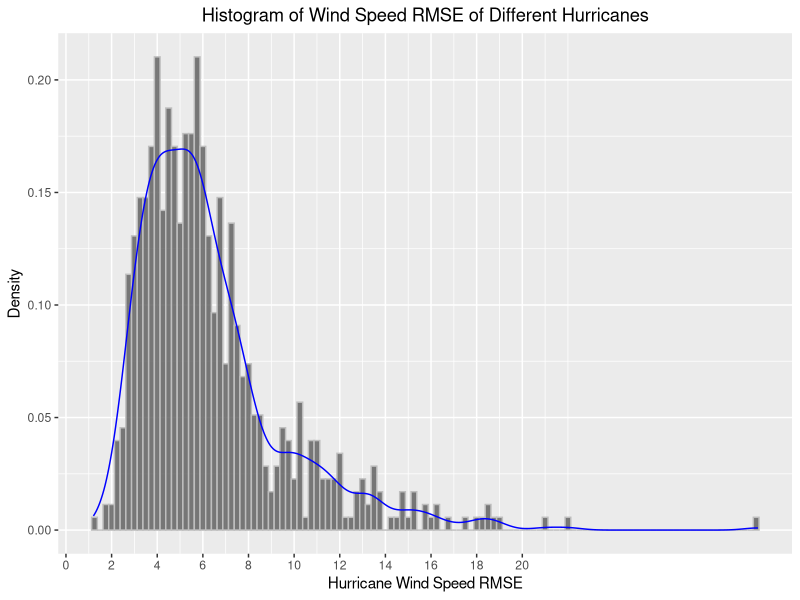
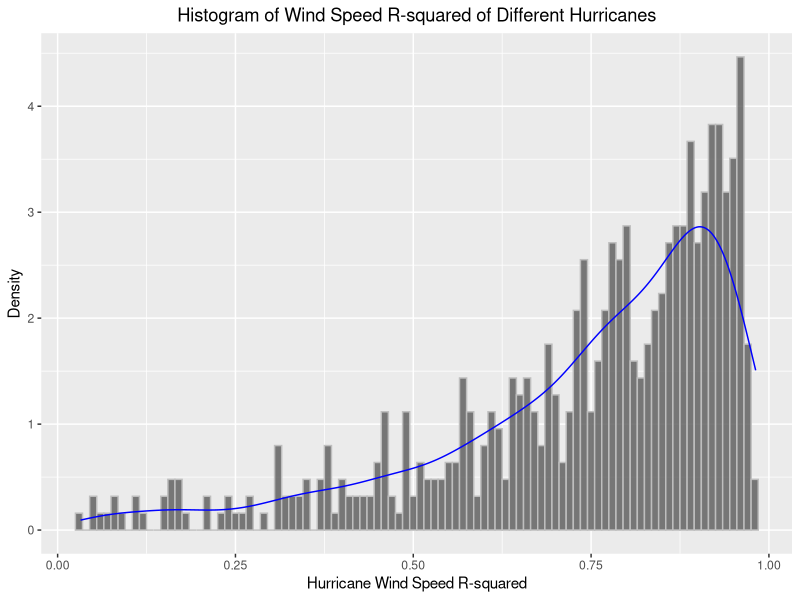
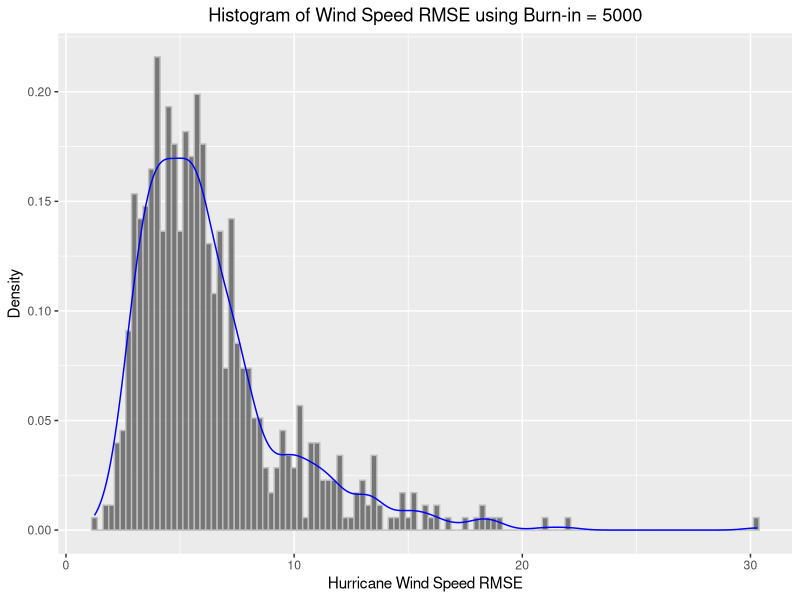
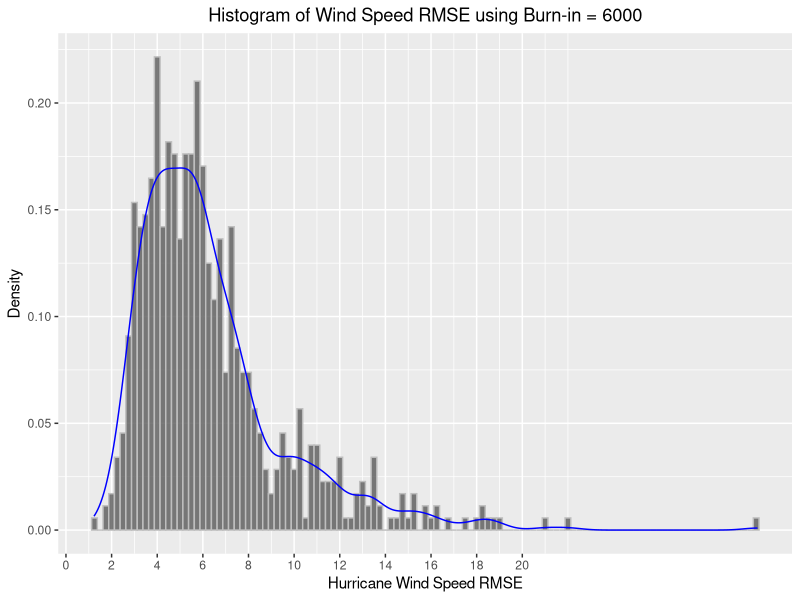
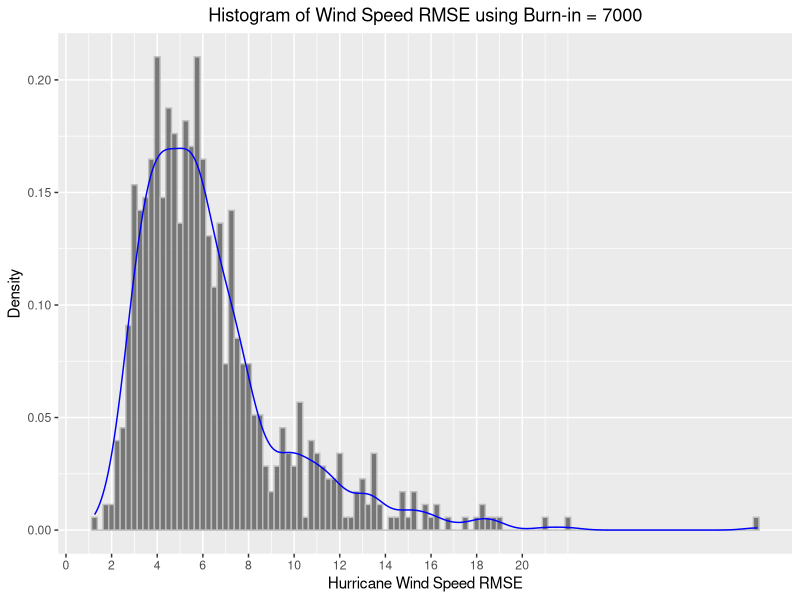
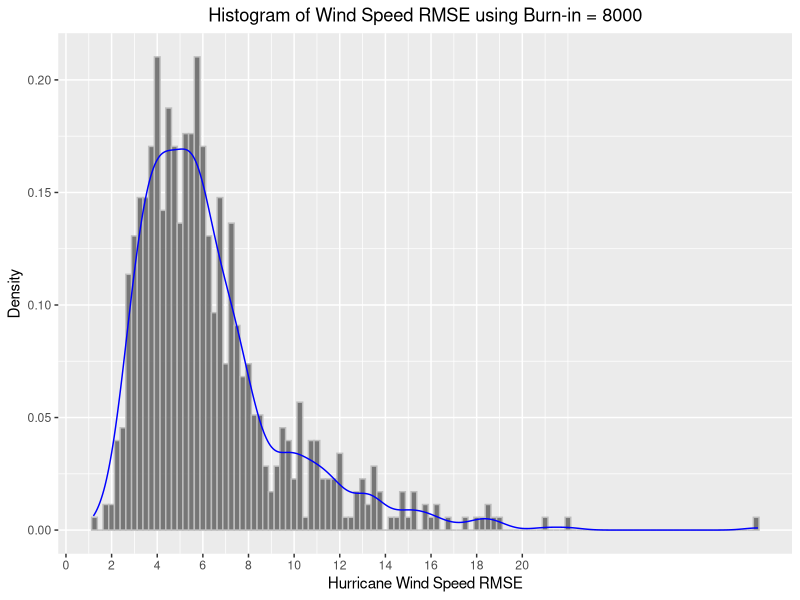
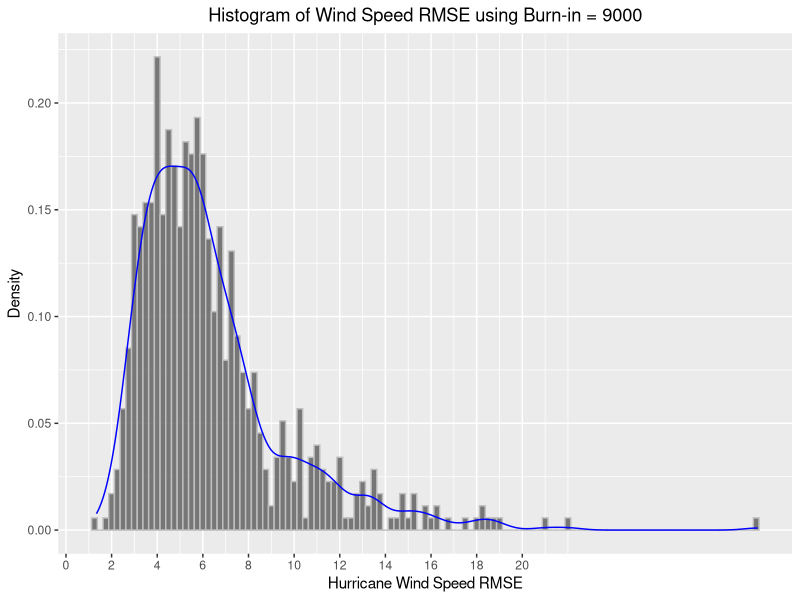
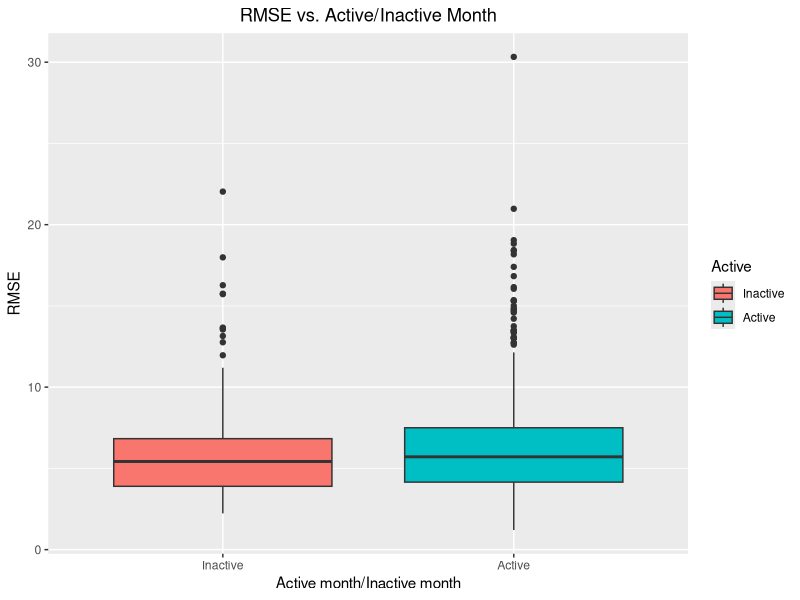

The R script that drew these images, in order:
## ---- chunk 1
options(warn = -1, message = FALSE)

library(MASS)
library(tidyverse)
library(ggridges)
library(dplyr)
library(broom)
library(gridExtra)
## ---- chunk 2
# prior settings from MCMC.rmd, not to be shown in the pdf file.
origin_df = read.csv("hurrican703.csv")

hurricane_df = origin_df %>% 
  mutate(
    Active = ifelse(Month %in% month.name[8:10], "Active", "Inactive"),
    Active = factor(Active, levels = c("Inactive", "Active")),
    Month = factor(Month, levels = month.name[-c(2:3)]), # April-January (January ref, may choose another)
    Nature = as.factor(Nature), # TS,ET,DS,SS,NR (DS ref, may choose another)
    # note: one hurricane can have multiple natures throughout its life
    time = gsub("[()]", "", time),
    time = paste0(ifelse(substr(time, 1, 2) > 23, "19", "20"), time),
    time = as.POSIXct(time, format = "%Y-%m-%d %H:%M:%S"),
    hour = substr(time, 12, 19)
  ) %>% 
  # remove data not at six-hour time intervals. (613 observations)
  filter(hour %in% c("00:00:00", "06:00:00", "12:00:00", "18:00:00")) %>% 
  dplyr::select(-hour)

# remove hurricanes that has only 2 (<3) observations (change the threshold if you wish)
few_id = hurricane_df %>% 
  group_by(ID) %>% 
  summarize(obs = n()) %>% 
  filter(obs < 3) %>% 
  .$ID
hurricane_df = hurricane_df %>% filter(!(ID %in% few_id)) # remove 3 hurricanes

# manually correct hurricanes that have same names but are actually different
hurricane_df = 
  hurricane_df %>% 
  mutate(
    # 2 hurricanes with the name ALICE.1954
    ID = ifelse(ID == "ALICE.1954" & Month == "June", "ALICE.1954(1)", ID),
    ID = ifelse(ID == "ALICE.1954", "ALICE.1954(2)", ID),
    # 4 hurricanes with the name SUBTROP:UNNAMED.1974
    ID = ifelse(ID == "SUBTROP:UNNAMED.1974" & Month == "June", "SUBTROP:UNNAMED.1974(1)", ID),
    ID = ifelse(ID == "SUBTROP:UNNAMED.1974" & Month == "July", "SUBTROP:UNNAMED.1974(2)", ID),
    ID = ifelse(ID == "SUBTROP:UNNAMED.1974" & Month == "August", "SUBTROP:UNNAMED.1974(3)", ID),
    ID = ifelse(ID == "SUBTROP:UNNAMED.1974", "SUBTROP:UNNAMED.1974(4)", ID),
    # 2 hurricanes with the name SUBTROP:UNNAMED.1976
    ID = ifelse(ID == "SUBTROP:UNNAMED.1976" & Month == "May", "SUBTROP:UNNAMED.1976(1)", ID),
    ID = ifelse(ID == "SUBTROP:UNNAMED.1976", "SUBTROP:UNNAMED.1976(2)", ID)
  ) %>% 
  mutate(Season = Season - 1950) # scale the year

# data partition, no need to partition data
Training = hurricane_df

n = length(unique(Training$ID))

Y = split(Training$Wind.kt, Training$ID) %>% 
  lapply(function(x) x[-c(1:2)])

X = Training %>% 
  group_by(ID) %>% 
  slice(1) %>% 
  dplyr::select(ID, Season, Active, Nature) %>% 
  ungroup(ID)
X = model.matrix(~., X[-1])[,-1]

Z = Training %>% 
  group_by(ID) %>% 
  mutate(
    intercept = 1,
    wind_pre = lag(Wind.kt),
    lat_diff = lag(Latitude) - lag(Latitude, 2),
    long_diff = lag(Longitude) - lag(Longitude, 2),
    wind_diff = lag(Wind.kt) - lag(Wind.kt, 2),
  ) %>% 
  drop_na %>% 
  dplyr::select(ID, intercept, wind_pre, lat_diff, long_diff, wind_diff)
Z = split(Z[, names(Z)[-1]], Z$ID) %>% 
  lapply(as.matrix)

m = Training %>% 
  group_by(ID) %>% 
  summarize(obs = n() - 2) %>% 
  .$obs
## ---- chunk 3
# load parameters
beta_list = read.csv("./data/B_list_lastmean.csv")
gamma_list = read.csv("./data/gamma_list.csv")
## ---- chunk 4
Speed_Prediction = function(beta, gamma, burn_bindex, burn_times){
  # final parameters to be used
  # the rows of beta_sample means the last 5000, 4000, 3000, 2000 and 1000
  # burn in the MC chains. change this based on the resulting plots
  # if burn-in is set to 8000, then we set burn_bindex as 4 to pick the 4th row of beta_sample
  # index is the useful samples (used for estimates & CIs)
  para_beta = beta[burn_bindex,]
  para_beta = as.matrix(para_beta)
  index = (burn_times + 1):10000
  gamma_sample = gamma[index, ]
  para_gamma = rbind(colMeans(gamma_sample))
  
  # prediction function
  Windspeed_Predict = function(index_hurricane, index_time){
    predict_speed = 
      Z[[index_hurricane]][index_time,] %*% para_beta[((index_hurricane - 1) * 5 + 1):((index_hurricane - 1) * 5 + 5)] + 
      (X %*% t(para_gamma))[index_hurricane, ]
    return(predict_speed)
  }
  
  # initialize prediction table
  Y_table = split(Training$Wind.kt, Training$ID) %>% 
    lapply(function(x) x[-c(1:2)]) %>%
    lapply(as.data.frame) %>%
    lapply(function(df) {
      df$wind_obs = df$`X[[i]]`
      df$wind_predict = df$wind_obs
      df = as.matrix(df)
      subset(df, select = c("wind_obs", "wind_predict"))
    })
  
  # updating prediction table
  for (i in 1:length(names(Z))) {
   for (j in 1:nrow(Z[[i]])) {
   Y_table[[i]][, 2][j] = Windspeed_Predict(i, j)
    } 
  }
  return(Y_table)
}
## ---- chunk 5
Y_table_set = Speed_Prediction(beta = beta_list, gamma = gamma_list, burn_bindex = 4, burn_times = 8000)

Visual_Table = function(Y_table_input){
  Y_table = Y_table_input
  hurri_res = data.frame(ID = "example",
                         RMSE = 0,
                         R_squared = 0)
  for (i in 1:length(names(Z))) {
    # calculate
    RMSE = sqrt(mean((Y_table[[i]][,1] - Y_table[[i]][,2])^2))
    # calculate R^2
    y = Y_table[[i]][,1]
    y_hat = Y_table[[i]][,2]
    mean_y = mean(y)
    SSR = sum((y_hat - y)^2)
    SST = sum((y - mean_y)^2)
    R_squared = 1 - SSR/SST
    new_row = c(names(Z)[i], RMSE, R_squared)
    hurri_res = rbind(hurri_res, new_row)
  }
  
  hurri_res = hurri_res[-1, ]
  hurri_res$RMSE = as.numeric(hurri_res$RMSE)
  hurricane_info = Training %>% 
    group_by(ID) %>% 
    slice(1) %>% 
    dplyr::select(ID, Season, Month, Nature) %>% 
    ungroup(ID) %>%
    mutate(
      Active = ifelse(Month %in% month.name[8:10], "Active", "Inactive"),
      Active = factor(Active, levels = c("Inactive", "Active")))
  
  hurricane_loc = Training %>%
    distinct(ID, .keep_all = TRUE) %>%
    dplyr::select(ID, Latitude, Longitude, Wind.kt) %>%
    mutate(Start_Lat = Latitude,
           Start_Lon = Longitude,
           Start_Speed = Wind.kt) %>%
    dplyr::select(ID, Start_Lat, Start_Lon, Start_Speed)
  
  hurricane_info = left_join(hurricane_info, hurricane_loc, by = "ID")
  
  hurri_res = left_join(hurri_res, hurricane_info, by = "ID")
  
  hurri_res$R_squared = as.numeric(hurri_res$R_squared)
  
  return(hurri_res)
}
## ---- chunk 6
hurri_res = Visual_Table(Y_table_set)

hurri_res_brief = hurri_res %>%
  dplyr::select(c(1:3)) %>%
  head(15)

write.csv(hurri_res_brief, "data/prediction_brief.csv", row.names = FALSE)
write.csv(hurri_res, "data/prediction_all.csv", row.names = FALSE)

hurri_res_brief %>%
  knitr::kable(digits = 4)
## ---- chunk 7
# overall density of RMSE
ggplot(hurri_res, aes(x = RMSE)) +
  geom_histogram(aes(y = after_stat(density)), binwidth = 0.25, alpha = 0.8, color = "grey") +
  geom_density(size = 0.5, color = "blue", lty = 1) + 
  scale_x_continuous(breaks = seq(0, 20, by = 2)) + 
  labs(title = "Histogram of Wind Speed RMSE of Different Hurricanes", x = "Hurricane Wind Speed RMSE", y = "Density") +
  theme(plot.title = element_text(hjust = 0.5))
## ---- chunk 8
# overall density of R-squared
ggplot(hurri_res %>% filter(0 <= R_squared & R_squared <= 1), aes(x = R_squared)) +
  geom_histogram(aes(y = after_stat(density)), binwidth = 0.01, alpha = 0.8, color = "grey") +
  geom_density(size = 0.5, color = "blue", lty = 1) + 
  labs(title = "Histogram of Wind Speed R-squared of Different Hurricanes", x = "Hurricane Wind Speed R-squared", y = "Density") +
  theme(plot.title = element_text(hjust = 0.5))
## ---- chunk 9
# density of RMSE using different burn-in times
Y_table_5000 = Speed_Prediction(beta = beta_list, gamma = gamma_list, burn_bindex = 1, burn_times = 5000)
Y_table_6000 = Speed_Prediction(beta = beta_list, gamma = gamma_list, burn_bindex = 2, burn_times = 6000)
Y_table_7000 = Speed_Prediction(beta = beta_list, gamma = gamma_list, burn_bindex = 3, burn_times = 7000)
Y_table_8000 = Speed_Prediction(beta = beta_list, gamma = gamma_list, burn_bindex = 4, burn_times = 8000)
Y_table_9000 = Speed_Prediction(beta = beta_list, gamma = gamma_list, burn_bindex = 5, burn_times = 9000)

RMSE_5000 = Visual_Table(Y_table_5000) %>%
  mutate(group = "5000")
RMSE_6000 = Visual_Table(Y_table_6000) %>%
  mutate(group = "6000")
RMSE_7000 = Visual_Table(Y_table_7000) %>%
  mutate(group = "7000")
RMSE_8000 = Visual_Table(Y_table_8000) %>%
  mutate(group = "8000")
RMSE_9000 = Visual_Table(Y_table_9000) %>%
  mutate(group = "9000")

ggplot(RMSE_5000, aes(x = RMSE)) +
  geom_histogram(aes(y = after_stat(density)), binwidth = 0.25, alpha = 0.8, color = "grey") +
  geom_density(size = 0.5, color = "blue", lty = 1) + 
  labs(title = "Histogram of Wind Speed RMSE using Burn-in = 5000", x = "Hurricane Wind Speed RMSE", y = "Density") +
  theme(plot.title = element_text(hjust = 0.5))

ggplot(RMSE_6000, aes(x = RMSE)) +
  geom_histogram(aes(y = after_stat(density)), binwidth = 0.25, alpha = 0.8, color = "grey") +
  geom_density(size = 0.5, color = "blue", lty = 1) + 
  scale_x_continuous(breaks = seq(0, 20, by = 2)) + 
  labs(title = "Histogram of Wind Speed RMSE using Burn-in = 6000", x = "Hurricane Wind Speed RMSE", y = "Density") +
  theme(plot.title = element_text(hjust = 0.5))

ggplot(RMSE_7000, aes(x = RMSE)) +
  geom_histogram(aes(y = after_stat(density)), binwidth = 0.25, alpha = 0.8, color = "grey") +
  geom_density(size = 0.5, color = "blue", lty = 1) + 
  scale_x_continuous(breaks = seq(0, 20, by = 2)) + 
  labs(title = "Histogram of Wind Speed RMSE using Burn-in = 7000", x = "Hurricane Wind Speed RMSE", y = "Density") +
  theme(plot.title = element_text(hjust = 0.5))

ggplot(RMSE_8000, aes(x = RMSE)) +
  geom_histogram(aes(y = after_stat(density)), binwidth = 0.25, alpha = 0.8, color = "grey") +
  geom_density(size = 0.5, color = "blue", lty = 1) + 
  scale_x_continuous(breaks = seq(0, 20, by = 2)) + 
  labs(title = "Histogram of Wind Speed RMSE using Burn-in = 8000", x = "Hurricane Wind Speed RMSE", y = "Density") +
  theme(plot.title = element_text(hjust = 0.5))

ggplot(RMSE_9000, aes(x = RMSE)) +
  geom_histogram(aes(y = after_stat(density)), binwidth = 0.25, alpha = 0.8, color = "grey") +
  geom_density(size = 0.5, color = "blue", lty = 1) + 
  scale_x_continuous(breaks = seq(0, 20, by = 2)) + 
  labs(title = "Histogram of Wind Speed RMSE using Burn-in = 9000", x = "Hurricane Wind Speed RMSE", y = "Density") +
  theme(plot.title = element_text(hjust = 0.5))
## ---- chunk 10
# distribution of RMSE on hurricane nature
nature1=ggplot(hurri_res, aes(x = Nature, y = RMSE, fill = Nature)) + 
  geom_boxplot() + 
  scale_color_manual(values = c("#E69F00", "#56B4E9", "#009E73", "#F0E442", "#0072B2")) +
  labs(title = "RMSE vs. Nature", x = "Nature", y = "RMSE") + 
  theme(plot.title = element_text(hjust = 0.5))


nature2=ggplot(hurri_res, aes(x = RMSE, fill = Nature)) + 
  geom_density(alpha = 0.5) + 
  labs(title = "RMSE vs. Nature", x = "RMSE", fill = "Nature") + 
  theme(plot.title = element_text(hjust = 0.5))




# distribution of RMSE on hurricane active months
ggplot(hurri_res, aes(x = Active, y = RMSE, fill = Active)) + 
  geom_boxplot() + 
  labs(title = "RMSE vs. Active/Inactive Month", x = "Active month/Inactive month", y = "RMSE") + 
  theme(plot.title = element_text(hjust = 0.5))

ggplot(hurri_res, aes(x = RMSE, fill = Active)) + 
  geom_density(alpha = 0.5) + 
  labs(title = "RMSE vs. Active/Inactive Month", x = "RMSE", fill = "Active month/Inactive month") + 
  theme(plot.title = element_text(hjust = 0.5))

ggplot(hurri_res, aes(x = Month, y = RMSE, fill = Month)) + 
  geom_boxplot() + 
  labs(title = "RMSE vs. Month of Year", x = "Month of Year", y = "RMSE") + 
  theme(plot.title = element_text(hjust = 0.5))

ggplot(hurri_res, aes(x = RMSE, fill = Month)) + 
  geom_density(alpha = 0.5) + 
  labs(title = "RMSE vs. Month of Year",x = "RMSE", fill = "Month of Year") + 
  theme(plot.title = element_text(hjust = 0.5))


# distribution of RMSE on hurricane season
ggplot(hurri_res %>% filter(Season < 20) %>% mutate(Season = factor(Season)), aes(x = RMSE, y = Season)) + 
  geom_density_ridges(scale = 0.8) + 
  labs(title = "RMSE from start year to 1970",x = "RMSE", y = "Season") + 
  theme(plot.title = element_text(hjust = 0.5))

ggplot(hurri_res %>% filter(Season >= 20 & Season < 40) %>% mutate(Season = factor(Season)), aes(x = RMSE, y = Season)) + 
  geom_density_ridges(scale = 0.8) + 
  labs(title = "RMSE from 1970 to 1990", x = "RMSE", y = "Season") + 
  theme(plot.title = element_text(hjust = 0.5))

ggplot(hurri_res %>% filter(Season >= 40 & Season < 63) %>% mutate(Season = factor(Season)), aes(x = RMSE, y = Season)) + 
  geom_density_ridges(scale = 0.8) + 
  labs(title = "RMSE from 1990 to 2013", x = "RMSE", y = "Season") + 
  theme(plot.title = element_text(hjust = 0.5))
## ---- chunk 11
for (i in 1:5) {
  example_hurri = as.data.frame(Y_table_set[[i*5]])
  example_hurri$index = 1:nrow(example_hurri)
  
  # example visualization of example hurricanes
  graph_a = ggplot(example_hurri, aes(x = wind_predict, y = wind_obs)) + 
    geom_point() + 
    geom_smooth(method = "lm", se = FALSE) + 
    labs(title = paste("Observation vs. Prediction of", "Example Hurricane", i), x = "Prediction", y = "Observation") +
    theme(plot.title = element_text(hjust = 0.5))
  
  graph_b = ggplot(example_hurri, aes(x = index)) +
    geom_point(aes(y = wind_obs, color = "Observed")) +
    geom_point(aes(y = wind_predict, color = "Predicted")) +
    geom_line(aes(y = wind_obs, color = "Observed")) +
    geom_line(aes(y = wind_predict, color = "Predicted")) +
    labs(title = paste("Fitting Performance", "Example Hurricane", i), x = "Time Index", y = "Wind Speed") +
    scale_color_manual(name = "Legend",
                       values = c("Observed" = "#1E90FF", "Predicted" = "orange"),
                       labels = c("Observation", "Prediction")) + 
    theme(plot.title = element_text(hjust = 0.5))
  
  ggsave(filename = paste0("predict_plots/", "plot_", i, "_a.png"), plot = graph_a, width = 6, height = 4, dpi = 300)
  ggsave(filename = paste0("predict_plots/", "plot_", i, "_b.png"), plot = graph_b, width = 6, height = 4, dpi = 300)

}


## ---- chunk 12
ID_name=as.matrix(Training%>% 
  group_by(ID) %>% 
  slice(1) %>% dplyr::select(ID))


plot_list_a = list()
plot_list_b = list()

for (i in 1:5) {
  example_hurri = as.data.frame(Y_table_set[[i*5]])
  example_hurri$index = 1:nrow(example_hurri)
  
  # example visualization of example hurricanes
  graph_a = ggplot(example_hurri, aes(x = wind_predict, y = wind_obs)) + 
    geom_point() + 
    geom_smooth(method = "lm", se = FALSE) + 
    labs(title = ID_name[i*5,], x = "Prediction", y = "Observation") +
    theme(plot.title = element_text(hjust = 0.5))
  
  graph_b = ggplot(example_hurri, aes(x = index)) +
    geom_point(aes(y = wind_obs, color = "Observed")) +
    geom_point(aes(y = wind_predict, color = "Predicted")) +
    geom_line(aes(y = wind_obs, color = "Observed")) +
    geom_line(aes(y = wind_predict, color = "Predicted")) +
    labs(title = ID_name[i*5,], x = "Time Index", y = "Wind Speed") +
        scale_color_manual(name = "Legend",
                       values = c("Observed" = "#1E90FF", "Predicted" = "orange"),
                       labels = c("Observation", "Prediction"))+
    theme(plot.title = element_text(hjust = 0.5))
  plot_list_a[[i]] = graph_a
  plot_list_b[[i]] = graph_b

}



grid_a = grid.arrange(grobs = plot_list_a[c(1:4)], ncol = 2, nrow=2)
grid_b = grid.arrange(grobs = plot_list_b[c(1:4)], ncol = 2, nrow=2)




ggsave(filename = "predic_plots/a_1_4.png",grid_a,width = 6, height = 4, dpi = 300)
ggsave(filename = "predic_plots/b_1_4.png",grid_b,width = 6, height = 4, dpi = 300)
## ---- chunk 13
library(cowplot)

# create the plots
plot_list_c = list()

for (i in 1:5) {
  example_hurri = as.data.frame(Y_table_set[[i*5]])
  example_hurri$index = 1:nrow(example_hurri)
  
  graph_b = ggplot(example_hurri, aes(x = index)) +
    geom_point(aes(y = wind_obs, color = "Observed")) +
    geom_point(aes(y = wind_predict, color = "Predicted")) +
    geom_line(aes(y = wind_obs, color = "Observed")) +
    geom_line(aes(y = wind_predict, color = "Predicted")) +
    labs(title = ID_name[i*5,], x = "Time Index", y = "Wind Speed") +
    theme(legend.position = "none") +
    theme(plot.title = element_text(hjust = 0.5))
  
  plot_list_c[[i]] = graph_b
}

# arrange the plots using grid.arrange
grid_c = grid.arrange(grobs = plot_list_c[c(1:4)], ncol = 2, nrow=2)

# extract the legends from each plot


# merge the legends into one common legend
legend = cowplot::get_legend(plot_list_c[[1]]+theme(legend.position="bottom"))

# add the common legend to the grid of plots
plot_grid(grid_c, legend, ncol = 1, rel_heights = c(1, .1))

